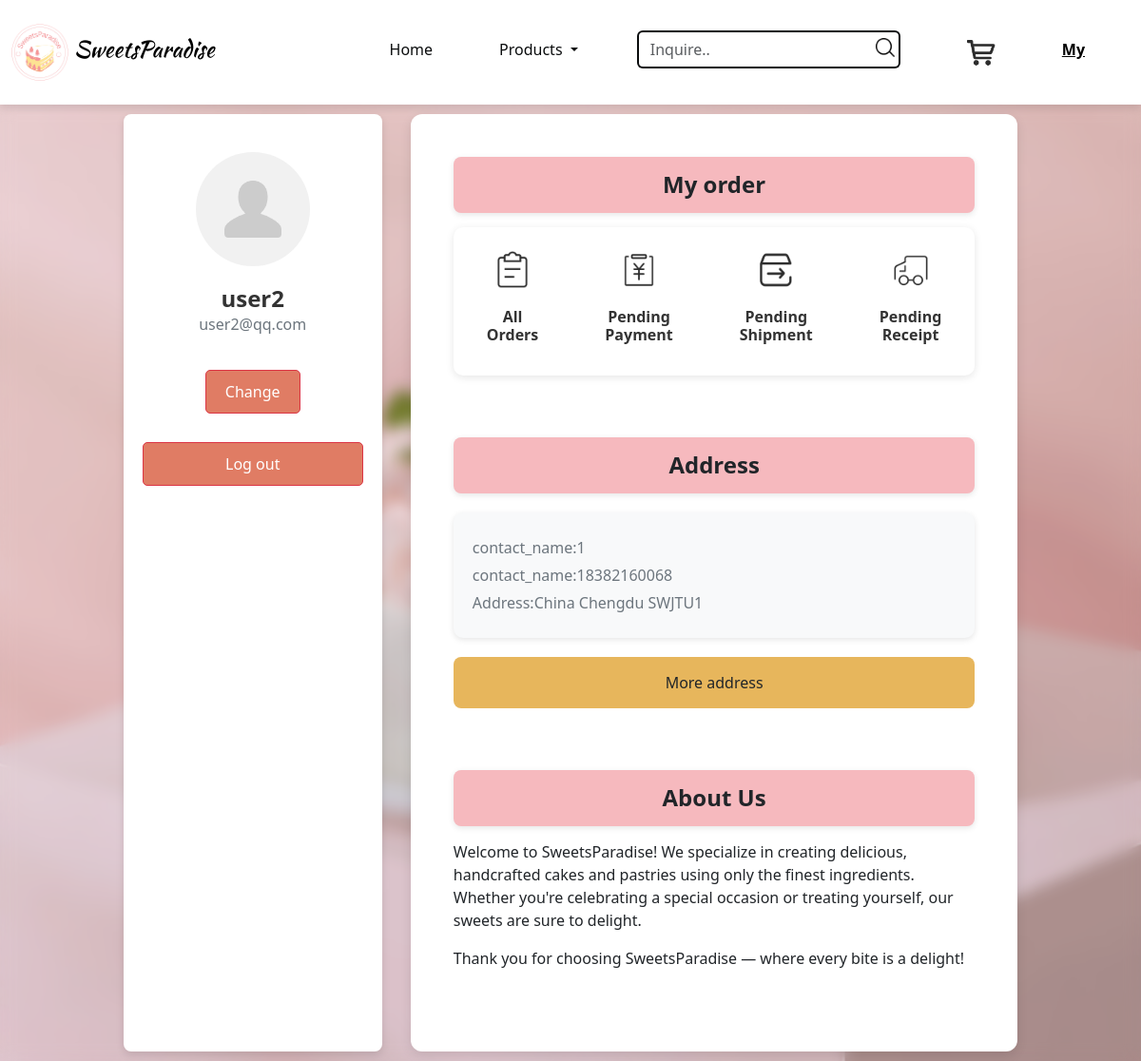
The page /profile (signed in) on the database its author committed.
### app/models.py (models this page shows, shortened)
class User(db.Model, UserMixin):
    id = db.Column(db.Integer, primary_key=True, autoincrement=True)
    username = db.Column(db.String(20), index=True, nullable=False)
    email = db.Column(db.String, unique=True, nullable=False)
    avatar_url = db.Column(db.String(200), nullable=True)
    password = db.Column(db.String(128), nullable=False)
    is_admin = db.Column(db.Boolean, default=False)
    orders = db.relationship('Order', backref='user', lazy='dynamic')
    cart = db.relationship('Cart', backref='user', lazy='dynamic')
    addresses = db.relationship('Address', backref='user', lazy='dynamic')

class Address(db.Model):
    id = db.Column(db.Integer, primary_key=True, autoincrement=True)
    user_id = db.Column(db.Integer, db.ForeignKey('user.id'), nullable=False)
    contact_name = db.Column(db.String(50), nullable=False)
    phone_number = db.Column(db.Integer, nullable=False)
    country = db.Column(db.String(100), nullable=False)
    city = db.Column(db.String(100), nullable=False)
    detailed_address = db.Column(db.String(300), nullable=False)
    is_default = db.Column(db.Boolean, default=False)
    orders = db.relationship('Order', backref='address', lazy='dynamic')

### app/views.py (the view, shortened to what this page needs)
@app.route('/profile', methods=['GET', 'POST'])
@login_required
def profile():
    default_address = Address.query.filter_by(is_default=True, user_id=current_user.id).first()
    return render_template('profile.html',
                           user=current_user,
                           default_address=default_address,
                           )

### app/__init__.py (called while the page is built)
@login_manager.user_loader
def load_user(user_id):
    return User.query.get(int(user_id))

### app/templates/profile.html (shortened to what this page needs)
<!DOCTYPE html>
<html lang="en">
<head>
    <link rel="stylesheet" href="../static/lib/bootstrap-5.3.2-dist/css/bootstrap.css">
    <link rel="stylesheet" href="../static/css/main.css">
</head>
<body>
    <nav class="navbar navbar-expand-lg fixed-top">
        <div class="container-fluid">
            <a class="navbar-brand" href="#">
                <img src="../static/img/logo.png" alt="Logo"> SweetsParadise
            </a>
            <div class="collapse navbar-collapse" id="navbarNav">
                <ul class="navbar-nav ms-auto">
                    <li class="nav-item me-4 ">
                        <a class="nav-link" href="{{ url_for('home')}}">Home</a>
                    </li>
                    <li class="nav-item dropdown me-4">
                        <a class="nav-link dropdown-toggle" href="#" id="navbarDropdown" role="button" data-bs-toggle="dropdown" aria-expanded="false">
                            Products
                        </a>
                    </li>
                    <li class="nav-item me-4 search position-relative">
                        <form class="d-flex" action="{{ url_for('products', category=category if category else 'all') }}" method="get">
                            <input class="form-control me-2" name="content" type="text" placeholder="Inquire.." value="{{ request.args.get('content', '') }}" aria-label="Inquire about goods">
                            <button type="submit" class="btn search-btn"></button>
                        </form>
                    </li>
                    <li class="nav-item me-4">
                        <a class="nav-link" href="{{ url_for('cart')}}">
                            <img src="../static/img/cart.png" alt="cart">
                        </a>
                    </li>
                    <li class="nav-item me-4">
                        <a class="nav-link active" href="#">My</a>
                    </li>
                </ul>
            </div>
        </div>
    </nav>
    <div class="container-fluid" id="profile">
        <div class="profile-container">
            <div class="profile-left">
                <div class="profile-header">
                    <form method="POST" enctype="multipart/form-data">
                        <label for="avatar">
                        <img src="{{ user.avatar_url or url_for('static', filename='../static/img/header.png') }}" class="avatar" alt="Avatar">
                        </label>
                    </form>
                    <div class="profile-info">
                        <h2>{{ user.username }}</h2>
                        <p>{{ user.email }}</p>
                    </div>
                    <a href="{{ url_for('change_name') }}" class="btn btn-danger">Change</a>
                </div>
                <a href="{{ url_for('logout') }}" class="btn btn-danger">Log out</a>
            </div>
            <div class="profile-right">
                <div class="section">
                    <h3>My order</h3>
                    <div class="order-status-container">
                        <div class="order-status">
                            <a href="{{ url_for('orders', category='ALL') }}">
                                <img src="../static/img/all.png">
                                <h6>All Orders</h6>
                            </a>
                        </div>
                        <div class="order-status">
                            <a href="{{ url_for('orders', category='UNPAID') }}">
                                <img src="../static/img/UNPAID.png">
                                <h6>Pending Payment</h6>
                            </a>
                        </div>
                        <div class="order-status">
                            <a href="{{ url_for('orders', category='UNSHIPPED') }}">
                                <img src="../static/img/UNSHIPPED.png">
                                <h6>Pending Shipment</h6>
                            </a>
                        </div>
                        <div class="order-status">
                            <a href="{{url_for('orders', category='UNRECEIVED') }}">
                                <img src="../static/img/UNRECEIVED.png">
                                <h6>Pending Receipt</h6>
                            </a>
                        </div>
                    </div>
                </div>
                <div class="section">
                    <div class="address-header">
                        <h3>Address</h3>
                    </div>
                    <div class="default-address">
                        {% if default_address %}
                        <p>contact_name:{{ default_address.contact_name }}</p>
                        <p>contact_name:{{ default_address.phone_number }}</p>
                        <p>Address:{{ default_address.country }} {{ default_address.city }} {{ default_address.detailed_address }}</p>
                        {% else %}
                        <p>There is no default address. Please add a default address.</p>
                        {% endif %}
                    </div>
                    <div class="more-address" onclick="window.location.href='profile/more-addresses'">
                        More address
                    </div>
                </div>
                <div class="section">
                    <h3>About Us</h3>
                    <p>Welcome to SweetsParadise! We specialize in creating delicious, handcrafted cakes and pastries using only the finest ingredients. Whether you're celebrating a special occasion or treating yourself, our sweets are sure to delight.
                    </p>
                    <p>
                        Thank you for choosing SweetsParadise — where every bite is a delight!
                    </p>
                </div>
            </div>
        </div>
    </div>
</body>
</html>

### app/static/css/main.css (style rules this page uses)
body { padding-top: 110px; }
a { text-decoration: none; color: inherit; display: block; }
input[type="text"], input[type="date"], select { border: 2px solid rgba(6, 8, 9, 0.98); background-color: rgba(255, 255, 255, 0.44); }
.navbar { background-color: white; box-shadow: 0 4px 8px rgba(0, 0, 0, 0.1); padding-top: 20px; padding-bottom: 20px; }
.navbar-nav .nav-item { padding-left: 15px; padding-right: 15px; }
.navbar-nav .nav-link { color: rgba(6, 8, 9, 0.98); }
.navbar-nav .active { text-decoration: underline; font-weight: bold; }
.navbar-nav .nav-link img { width: 30px; height: 30px; }
.navbar-brand { margin-right: 20px; }
.navbar-brand img { width: 60px; }
.navbar-brand { font-family:'kaushan_scriptregular', cursive, sans-serif; font-size: x-large; }
.search .form-control { padding-right: 30px; }
.search .search-btn { position: absolute; cursor: pointer; width: 20px; height: 20px; border: none; background-image: url(../img/search.png); background-color: transparent; background-size: contain; background-repeat: no-repeat; right: 25px; top: 40%; transform: translateY(-50%); }
.navbar { margin-bottom: 20px; }
#profile { position: relative; background-image: url('../img/my.jpg'); background-size: cover; background-position: center; background-repeat: no-repeat; display: flex; align-items: center; justify-content: center; min-height: 100vh; z-index: 1; }
#profile::after { content: ""; position: absolute; top: 0; left: 0; right: 0; bottom: 0; background: rgba(245, 228, 228, 0.1); backdrop-filter: blur(8px); z-index: -2; }
.profile-container { display: flex; width: 80%; max-width: 1200px; justify-content: space-between; gap: 30px; z-index: 2; }
.profile-left { flex: 1; background-color: #fff; border-radius: 8px; box-shadow: 0 4px 8px rgba(0, 0, 0, 0.1); padding: 20px; position: relative; z-index: 3; margin-top: 10px; margin-bottom: 10px; }
.profile-header { display: flex; flex-direction: column; align-items: center; gap: 10px; }
.profile-left img.avatar { width: 120px; height: 120px; border-radius: 50%; object-fit: cover; margin-bottom: 10px; cursor: pointer; transition: transform 0.3s ease-in-out; z-index: 5; }
.profile-left h2 { font-size: 24px; font-weight: bold; margin: 0; }
.profile-left p { font-size: 16px; color: #6c757d; }
.profile-left form { margin-top: 20px; }
.profile-left .btn-danger { background-color: #e07c64; margin-top: 10px; }
.profile-right { flex: 2; background-color: #fff; border-radius: 12px; box-shadow: 0 4px 12px rgba(0, 0, 0, 0.1); padding: 25px; max-width: 800px; transition: transform 0.3s ease; margin-top: 10px; margin-bottom: 10px; }
.profile-right .section { margin-bottom: 25px; padding: 20px; }
.profile-right .section h3 { font-size: 24px; font-weight: bold; margin-bottom: 15px; background-color: #f6b9be; padding: 15px; border-radius: 8px; text-align: center; box-shadow: 0 2px 6px rgba(0, 0, 0, 0.1); }
.order-status-container { display: flex; gap: 20px; margin-top: 15px; background-color: #ffffff; padding: 10px; border-radius: 10px; box-shadow: 0 2px 8px rgba(0, 0, 0, 0.1); }
.profile-right .order-status { padding: 15px 25px; border-radius: 8px; cursor: pointer; transition: background-color 0.3s ease, transform 0.2s ease; text-align: center; }
.order-status img { width: 40px; height: 40px; margin-bottom: 10px; transition: transform 0.3s ease; }
.order-status h6 { font-size: 16px; font-weight: bold; color: #333; margin-top: 10px; }
.more-address { margin-top: 20px; padding: 15px; text-align: center; background-color: #e7b65c; border-radius: 8px; cursor: pointer; transition: background-color 0.3s ease, transform 0.2s ease; }
.default-address p { margin: 5px 0; color: #6c757d; font-size: 16px; }
.default-address { padding: 20px; background-color: #f8f9fa; border-radius: 10px; margin-top: 20px; box-shadow: 0 2px 6px rgba(0, 0, 0, 0.1); }
.default-address p { font-size: 16px; }
.btn-danger { display: block; margin-top: 30px; padding: 12px 25px; background-color: #dc3545; color: white; text-align: center; font-size: 18px; border-radius: 8px; transition: background-color 0.3s ease, transform 0.2s ease; }
.btn-danger { display: block; margin-top: 20px; padding: 10px 20px; background-color: #dc3545; color: white; text-align: center; font-size: 16px; border-radius: 5px; transition: background-color 0.3s ease; margin-bottom: 20px; }
h2 { margin-top: 20px; font-size: 18px; color: #333; font-weight: bolder; text-align: center; }

### rows shown on the page
User: username "user2", email "user2@qq.com"
Address: contact_name "1", phone_number "18382160068", country "China", city "Chengdu", detailed_address "SWJTU1"
